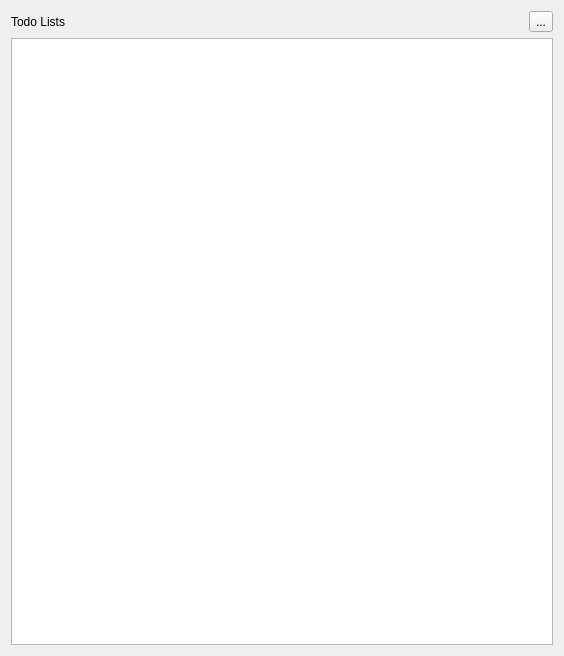
<?xml version="1.0" encoding="UTF-8"?>
<ui version="4.0">
 <class>ListsPanel</class>
 <widget class="QFrame" name="ListsPanel">
  <property name="geometry">
   <rect>
    <x>0</x>
    <y>0</y>
    <width>564</width>
    <height>656</height>
   </rect>
  </property>
  <property name="sizePolicy">
   <sizepolicy hsizetype="Expanding" vsizetype="Expanding">
    <horstretch>0</horstretch>
    <verstretch>0</verstretch>
   </sizepolicy>
  </property>
  <property name="windowTitle">
   <string>Frame</string>
  </property>
  <layout class="QVBoxLayout" name="verticalLayout">
   <item>
    <layout class="QHBoxLayout" name="horizontalLayout">
     <item>
      <widget class="QLabel" name="label">
       <property name="sizePolicy">
        <sizepolicy hsizetype="Expanding" vsizetype="Preferred">
         <horstretch>0</horstretch>
         <verstretch>0</verstretch>
        </sizepolicy>
       </property>
       <property name="text">
        <string>Todo Lists</string>
       </property>
      </widget>
     </item>
     <item>
      <widget class="QToolButton" name="newListButton">
       <property name="text">
        <string>...</string>
       </property>
       <property name="icon">
        <iconset theme="document-new"/>
       </property>
      </widget>
     </item>
    </layout>
   </item>
   <item>
    <widget class="QListView" name="listView"/>
   </item>
  </layout>
 </widget>
 <resources/>
 <connections/>
</ui>
